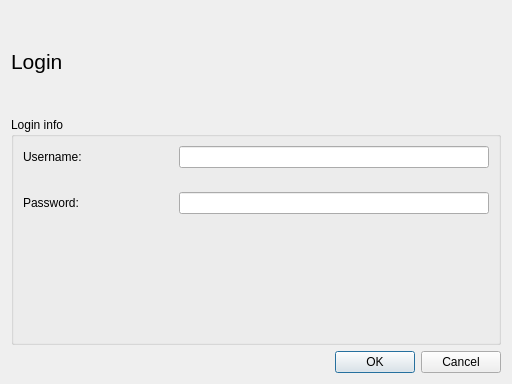
<?xml version="1.0" encoding="UTF-8"?>
<ui version="4.0">
 <class>LoginDialog</class>
 <widget class="QDialog" name="LoginDialog">
  <property name="geometry">
   <rect>
    <x>0</x>
    <y>0</y>
    <width>512</width>
    <height>384</height>
   </rect>
  </property>
  <property name="windowTitle">
   <string>Dialog</string>
  </property>
  <layout class="QVBoxLayout" name="verticalLayout">
   <item>
    <widget class="QLabel" name="loginLabel">
     <property name="maximumSize">
      <size>
       <width>512</width>
       <height>100</height>
      </size>
     </property>
     <property name="font">
      <font>
       <pointsize>16</pointsize>
      </font>
     </property>
     <property name="text">
      <string>Login</string>
     </property>
    </widget>
   </item>
   <item>
    <widget class="QGroupBox" name="loginInfoGroupBox">
     <property name="title">
      <string>Login info</string>
     </property>
     <layout class="QFormLayout" name="formLayout">
      <property name="verticalSpacing">
       <number>24</number>
      </property>
      <item row="0" column="0">
       <widget class="QLabel" name="usernameLabel">
        <property name="minimumSize">
         <size>
          <width>150</width>
          <height>0</height>
         </size>
        </property>
        <property name="maximumSize">
         <size>
          <width>150</width>
          <height>16777215</height>
         </size>
        </property>
        <property name="text">
         <string>Username:</string>
        </property>
       </widget>
      </item>
      <item row="0" column="1">
       <widget class="QLineEdit" name="usernameBox"/>
      </item>
      <item row="1" column="0">
       <widget class="QLabel" name="passwordLabel">
        <property name="minimumSize">
         <size>
          <width>150</width>
          <height>0</height>
         </size>
        </property>
        <property name="maximumSize">
         <size>
          <width>150</width>
          <height>16777215</height>
         </size>
        </property>
        <property name="text">
         <string>Password:</string>
        </property>
       </widget>
      </item>
      <item row="1" column="1">
       <widget class="QLineEdit" name="passwordBox">
        <property name="echoMode">
         <enum>QLineEdit::Password</enum>
        </property>
       </widget>
      </item>
     </layout>
    </widget>
   </item>
   <item>
    <widget class="QDialogButtonBox" name="loginButtonBox">
     <property name="orientation">
      <enum>Qt::Horizontal</enum>
     </property>
     <property name="standardButtons">
      <set>QDialogButtonBox::Cancel|QDialogButtonBox::Ok</set>
     </property>
    </widget>
   </item>
  </layout>
 </widget>
 <resources/>
 <connections>
  <connection>
   <sender>loginButtonBox</sender>
   <signal>accepted()</signal>
   <receiver>LoginDialog</receiver>
   <slot>accept()</slot>
   <hints>
    <hint type="sourcelabel">
     <x>248</x>
     <y>254</y>
    </hint>
    <hint type="destinationlabel">
     <x>157</x>
     <y>274</y>
    </hint>
   </hints>
  </connection>
  <connection>
   <sender>loginButtonBox</sender>
   <signal>rejected()</signal>
   <receiver>LoginDialog</receiver>
   <slot>reject()</slot>
   <hints>
    <hint type="sourcelabel">
     <x>316</x>
     <y>260</y>
    </hint>
    <hint type="destinationlabel">
     <x>286</x>
     <y>274</y>
    </hint>
   </hints>
  </connection>
 </connections>
</ui>
